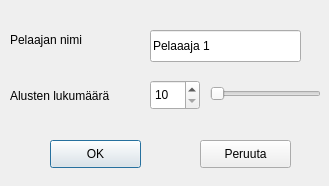
<?xml version="1.0" encoding="UTF-8"?>
<ui version="4.0">
 <class>AlustusDialogi</class>
 <widget class="QDialog" name="AlustusDialogi">
  <property name="geometry">
   <rect>
    <x>0</x>
    <y>0</y>
    <width>329</width>
    <height>186</height>
   </rect>
  </property>
  <property name="windowTitle">
   <string>Pelin alustus</string>
  </property>
  <widget class="QPushButton" name="OK_Button">
   <property name="geometry">
    <rect>
     <x>50</x>
     <y>140</y>
     <width>91</width>
     <height>28</height>
    </rect>
   </property>
   <property name="text">
    <string>OK</string>
   </property>
  </widget>
  <widget class="QPushButton" name="Peruuta_Button">
   <property name="geometry">
    <rect>
     <x>200</x>
     <y>140</y>
     <width>91</width>
     <height>28</height>
    </rect>
   </property>
   <property name="text">
    <string>Peruuta</string>
   </property>
  </widget>
  <widget class="QSpinBox" name="AlustenLKM_spin">
   <property name="geometry">
    <rect>
     <x>150</x>
     <y>80</y>
     <width>50</width>
     <height>30</height>
    </rect>
   </property>
   <property name="minimum">
    <number>10</number>
   </property>
   <property name="maximum">
    <number>20</number>
   </property>
  </widget>
  <widget class="QSlider" name="AlustenLKM_slide">
   <property name="geometry">
    <rect>
     <x>210</x>
     <y>80</y>
     <width>111</width>
     <height>28</height>
    </rect>
   </property>
   <property name="minimum">
    <number>10</number>
   </property>
   <property name="maximum">
    <number>20</number>
   </property>
   <property name="orientation">
    <enum>Qt::Horizontal</enum>
   </property>
  </widget>
  <widget class="QLabel" name="label">
   <property name="geometry">
    <rect>
     <x>10</x>
     <y>70</y>
     <width>131</width>
     <height>51</height>
    </rect>
   </property>
   <property name="text">
    <string>Alusten lukumäärä</string>
   </property>
  </widget>
  <widget class="QLabel" name="label_2">
   <property name="geometry">
    <rect>
     <x>10</x>
     <y>30</y>
     <width>91</width>
     <height>20</height>
    </rect>
   </property>
   <property name="text">
    <string>Pelaajan nimi</string>
   </property>
  </widget>
  <widget class="QLineEdit" name="PelaajanNimi_text">
   <property name="geometry">
    <rect>
     <x>150</x>
     <y>30</y>
     <width>151</width>
     <height>32</height>
    </rect>
   </property>
   <property name="text">
    <string>Pelaaaja 1</string>
   </property>
   <property name="maxLength">
    <number>20</number>
   </property>
  </widget>
 </widget>
 <resources/>
 <connections>
  <connection>
   <sender>AlustenLKM_slide</sender>
   <signal>valueChanged(int)</signal>
   <receiver>AlustenLKM_spin</receiver>
   <slot>setValue(int)</slot>
   <hints>
    <hint type="sourcelabel">
     <x>214</x>
     <y>96</y>
    </hint>
    <hint type="destinationlabel">
     <x>190</x>
     <y>96</y>
    </hint>
   </hints>
  </connection>
  <connection>
   <sender>AlustenLKM_spin</sender>
   <signal>valueChanged(int)</signal>
   <receiver>AlustenLKM_slide</receiver>
   <slot>setValue(int)</slot>
   <hints>
    <hint type="sourcelabel">
     <x>162</x>
     <y>88</y>
    </hint>
    <hint type="destinationlabel">
     <x>253</x>
     <y>96</y>
    </hint>
   </hints>
  </connection>
 </connections>
</ui>
